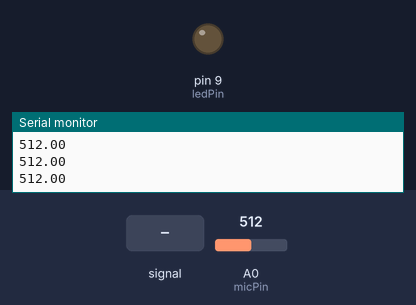
A sketch run on a simulated Arduino Uno, built with avr-gcc and run on an emulated ATmega328P. Parts: output pins drawn as LEDs (lit = HIGH), the last lines printed to the serial monitor. Dashed ring = blinking. Inputs (shaded band) come from the test bench; at power-on: A0 (micPin) = 512.

Above: at 1.2 s.
1.3 s: A0 (micPin) fed a 200 Hz sine of ±81 counts around its level
At 1.51 s:
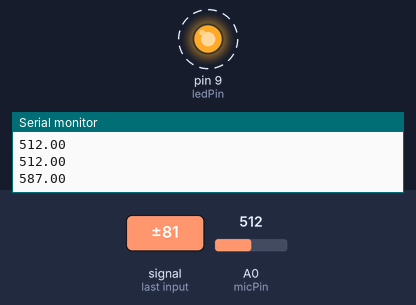
4.3 s: A0 (micPin) set to 306
At 5.3 s:
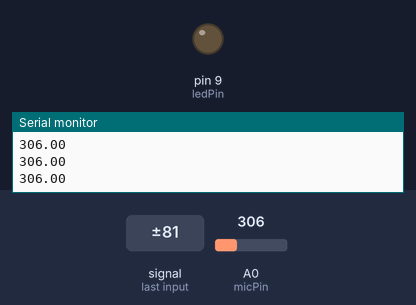
5.8 s: A0 (micPin) set to 504
7.3 s: A0 (micPin) set to 530
At 10.2 s:
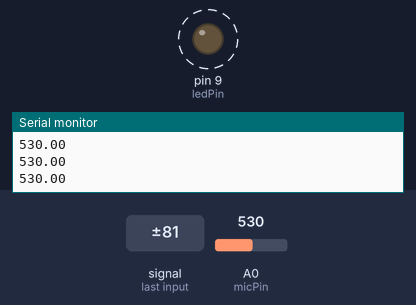
10.3 s: A0 (micPin) set to 511
At 11.3 s:
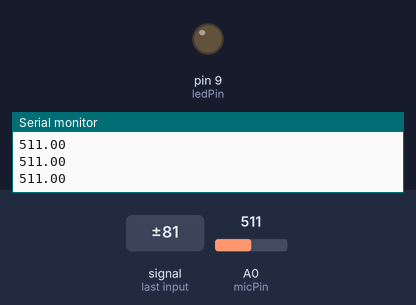
Timing chart, 0 to 12.8 s (numbered marks = the images above; inputs shaded):
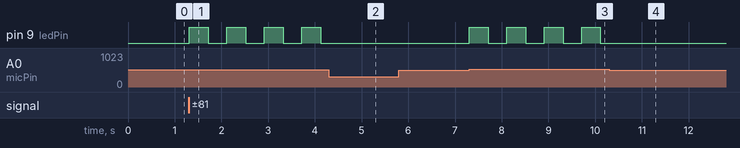

The sketch:

MicrofonoArduinoCode.ino
```cpp
 int micPin = A0;
 float micVal;
 const int MaxVolume = 515;
 bool ledState = false;


 int ledPin = 9;

 void setup() {
  // put your setup code here, to run once:
  pinMode(micPin, INPUT);
  pinMode(ledPin, OUTPUT);
  Serial.begin(9600);
}

void loop() {
  // put your main code here, to run repeatedly:
  micVal = analogRead(micPin);
  Serial.println(micVal);


  if (micVal > MaxVolume){
    ledState = !ledState;
    digitalWrite(ledPin, ledState);
    delay(400);

  }


}
```

Measured:
- the behaviour switches between 515 and 516 on A0 (micPin) (found by bisection; images 2 and 3)
- after the input at 1.3 s, pin 9 (ledPin): alternates HIGH for 0.40 s and LOW for 0.40 s, starting at once
- after the input at 4.3 s, pin 9 (ledPin): stops changing and stays LOW
- after the input at 7.3 s, pin 9 (ledPin): alternates HIGH for 0.40 s and LOW for 0.40 s, starting at once
- after the input at 10.3 s, pin 9 (ledPin): stops changing and stays LOW
